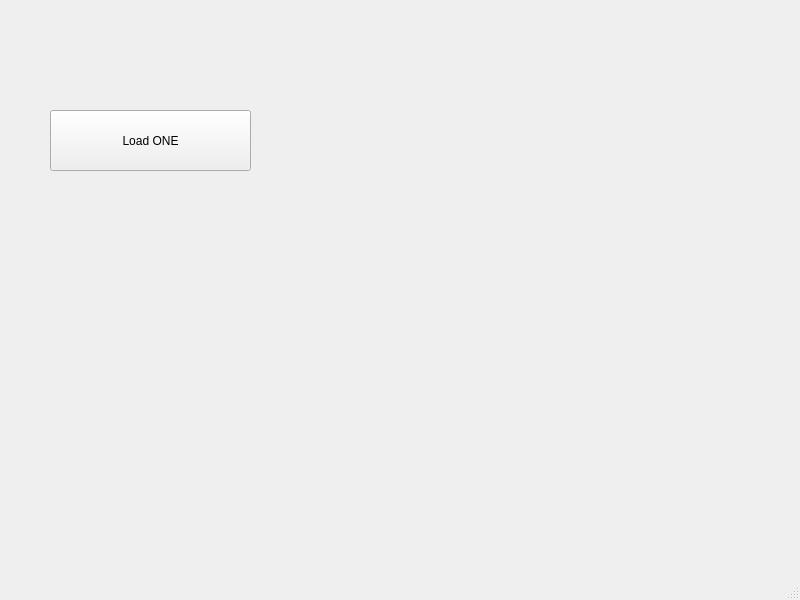
<?xml version="1.0" encoding="UTF-8"?>
<ui version="4.0">
 <class>MainWindow</class>
 <widget class="QMainWindow" name="MainWindow">
  <property name="geometry">
   <rect>
    <x>0</x>
    <y>0</y>
    <width>800</width>
    <height>600</height>
   </rect>
  </property>
  <property name="windowTitle">
   <string>MainWindow</string>
  </property>
  <widget class="QWidget" name="centralwidget">
   <widget class="QPushButton" name="btnLoadOne">
    <property name="geometry">
     <rect>
      <x>50</x>
      <y>110</y>
      <width>201</width>
      <height>61</height>
     </rect>
    </property>
    <property name="text">
     <string>Load ONE</string>
    </property>
   </widget>
  </widget>
  <widget class="QStatusBar" name="statusbar"/>
 </widget>
 <resources/>
 <connections/>
</ui>
